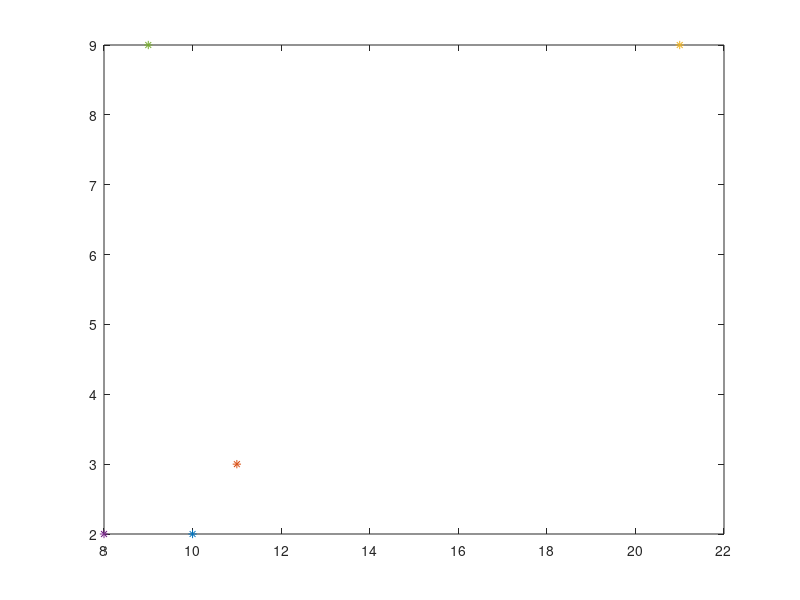

The MATLAB source for this figure:
figure;
plot(10,2,'*');
hold on;
plot(11,3,'*');
hold on;
plot(21,9,'*');
hold on;
plot(8,2,'*');
hold on;
plot(9,9,'*');
